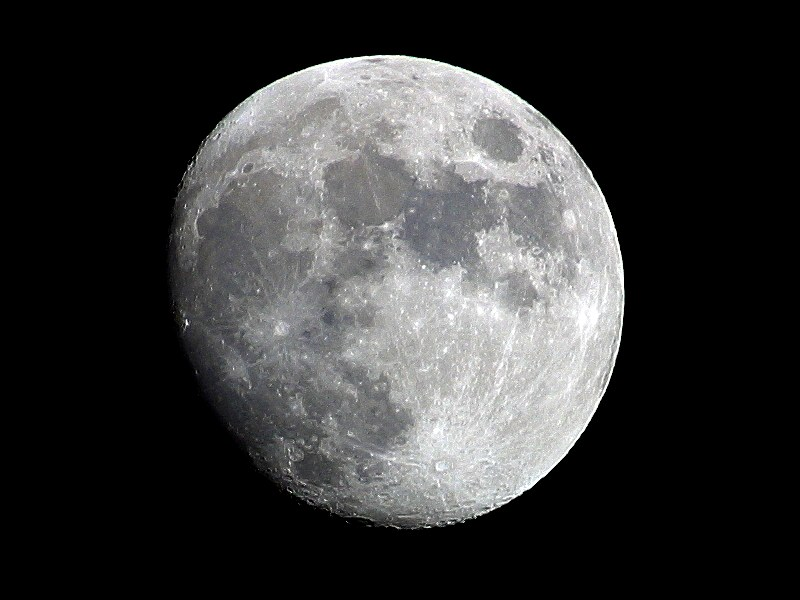
#> input picture sample.jpg, 800 x 600 px
$ python main.py sample.jpg
#> lines starting #> are read from the running program, lines starting #| are printed output that depends on the picture
#> further down, InputImage is the input picture: PIL image 800x600 RGB; mean R, G, B 55.2, 55.3, 55.4
### image_process.py
from PIL import Image
import numpy as np
from enum import IntEnum
from define import Color, Rgb

class ImageProcess:
    def gray_scale(self, src):
        Width, Height = src.size
#> Width = 800; Height = 600

        ArrayImage = np.array(src)
        ArrayImage.flags.writeable = True
        for y in range(Height):
            for x in range(Width):
                ArrayImage[y, x][Color.RED] = Rgb.MAX - ArrayImage[y, x][Color.RED]
                ArrayImage[y, x][Color.GREEN] = Rgb.MAX - ArrayImage[y, x][Color.GREEN]
                ArrayImage[y, x][Color.BLUE] = Rgb.MAX - ArrayImage[y, x][Color.BLUE]
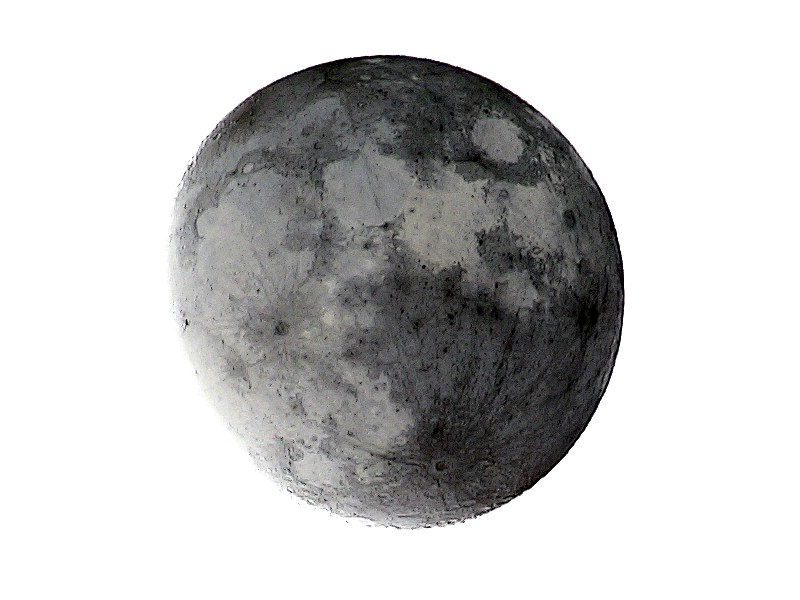
#> ArrayImage: shape (600, 800, 3); mean R, G, B 199.8, 199.7, 199.6

        return Image.fromarray(np.uint8(ArrayImage))

### main.py
from PIL import Image
import sys
from image_process import ImageProcess

if __name__ == '__main__':
    Param = sys.argv
    if (len(Param) != 2):
        print ("Usage: $ python3 " + Param[0] + " sample.jpg")
        quit()

    FileName = Param[1]
    try:
        InputImage = Image.open(FileName)
    except:
        print ('faild to load %s' % FileName)
        quit()

    if InputImage is None:
        print ('faild to load %s' % FileName)
        quit()

    ImageProcess = ImageProcess()
    OutputImage = ImageProcess.gray_scale(InputImage)
    OutputImage.save("filtered_" + FileName)
    OutputImage.show()
